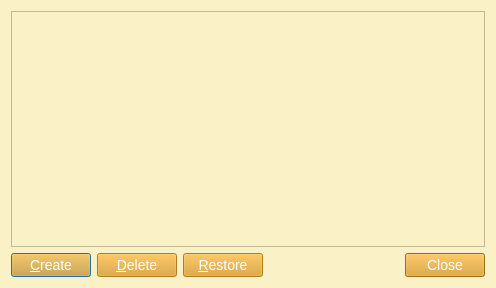
<?xml version="1.0" encoding="UTF-8"?>
<ui version="4.0">
 <class>SnapshotsDialog</class>
 <widget class="QDialog" name="SnapshotsDialog">
  <property name="windowModality">
   <enum>Qt::WindowModal</enum>
  </property>
  <property name="geometry">
   <rect>
    <x>0</x>
    <y>0</y>
    <width>496</width>
    <height>288</height>
   </rect>
  </property>
  <property name="windowTitle">
   <string>Snapshots</string>
  </property>
  <property name="styleSheet">
   <string notr="true">QWidget{
	background-color: #fbf1c7;
}
QMenuBar::item{
	background-color: #fbf1c7;
}
QDockWidget::title{
	background: #d5c4a1;
	padding-left: 5px;
}
QDockWidget, QMenuBar{
    color: #282828;
    font: bold 14px;
}
QTextEdit, QPlainTextEdit, QLineEdit, QSpinBox, QComboBox {
  background-color: #d5c4a1;
  color: #282828;
}
QTextEdit#uiConsoleTextEdit {
  background-color: #fbf1c7;
  color: #282828;
  font: 13px;
}
QTabWidget {
	font: 14px;
	border-top: 2px;
}
QTabBar::tab {
    background: #d5c4a1;
    color: #282828;
    min-width: 8ex;
    padding: 2px;
	border-top-right-radius: 6px;
	border-top-left-radius: 6px;
}
QTabBar::tab:selected {
    background: #458588;
	color: #FFFFFF;
}
QGroupBox {
    color: #076678;
    font: 14px;
    padding: 15px;
    border-style: none;
}
QMainWindow::separator {
	background: #d5c4a1;
	width: 1px;
	height: 1px;
}
QComboBox {
	selection-background-color: #458588;
	selection-color: #FFFFFF;
}

QToolBar{
	background: #d5c4a1;
	border: 0px;
}
QPushButton {
	background-color: #d79921;
    color: #FFFFFF;
	font: 14px;
}
QToolButton {
	background-color: #d79921;
    color: #FFFFFF;
	font: 14px;
}
QTreeWidget, QListWidget {
	background-color: #fbf1c7;
	color: #282828;
    alternate-background-color: #d5c4a1; 
	font: 14px;
}
QTreeWidget#uiTreeWidget {
	background-color: #d5c4a1;
	color: #282828;
	font: bold 16px;
}
QTreeWidget::item:selected, QTreeWidget::item:hover, QMenu::item:selected,QToolButton::hover,QPushButton::hover,QTabBar::tab:hover {
	background-color: #458588;
	color: #FFFFFF;
}
QMenu {
	background-color: #fbf1c7;
    color: #282828;
}
QLabel {
	color: #282828;
	font: 14px;
}
QLabel#uiTitleLabel {
	color: #282828;
	font: bold 16px;
}

QAbstractScrollArea::corner {
    background: #fbf1c7;
}
QScrollBar::handle:horizontal {
    background: #d5c4a1;
    min-width: 20px;
}
QScrollBar::handle:vertical {
    background: #d5c4a1;
    min-width: 20px;
}
QScrollBar:vertical {
    width: 6px;
}
QScrollBar:horizontal {
    height: 6px;
}
QScrollBar::up-arrow:vertical, QScrollBar::down-arrow:vertical, QScrollBar::down-arrow:horizontal, QScrollBar::up-arrow:horizontal { 
	border: 0px;
    height: 0px; 
    width: 0px; 
}
         
QScrollBar::add-page:horizontal, QScrollBar::sub-page:horizontal, QScrollBar::add-page:vertical, QScrollBar::sub-page:vertical {
  background: none
}
QStatusBar {
	background-color: #d5c4a1;
	color: #282828;
}

QRadioButton, QCheckBox {
  color: #282828;
}
QRadioButton::disabled, QCheckBox::disabled {
  color: gray;
}


</string>
  </property>
  <layout class="QGridLayout" name="gridLayout">
   <item row="0" column="0" colspan="4">
    <widget class="QListWidget" name="uiSnapshotsList"/>
   </item>
   <item row="1" column="0">
    <widget class="QPushButton" name="uiCreatePushButton">
     <property name="text">
      <string>&amp;Create</string>
     </property>
    </widget>
   </item>
   <item row="1" column="2">
    <widget class="QPushButton" name="uiRestorePushButton">
     <property name="enabled">
      <bool>false</bool>
     </property>
     <property name="text">
      <string>&amp;Restore</string>
     </property>
    </widget>
   </item>
   <item row="1" column="3">
    <widget class="QDialogButtonBox" name="uiButtonBox">
     <property name="orientation">
      <enum>Qt::Horizontal</enum>
     </property>
     <property name="standardButtons">
      <set>QDialogButtonBox::Close</set>
     </property>
    </widget>
   </item>
   <item row="1" column="1">
    <widget class="QPushButton" name="uiDeletePushButton">
     <property name="enabled">
      <bool>false</bool>
     </property>
     <property name="text">
      <string>&amp;Delete</string>
     </property>
    </widget>
   </item>
  </layout>
 </widget>
 <resources/>
 <connections>
  <connection>
   <sender>uiButtonBox</sender>
   <signal>accepted()</signal>
   <receiver>SnapshotsDialog</receiver>
   <slot>accept()</slot>
   <hints>
    <hint type="sourcelabel">
     <x>248</x>
     <y>254</y>
    </hint>
    <hint type="destinationlabel">
     <x>157</x>
     <y>274</y>
    </hint>
   </hints>
  </connection>
  <connection>
   <sender>uiButtonBox</sender>
   <signal>rejected()</signal>
   <receiver>SnapshotsDialog</receiver>
   <slot>reject()</slot>
   <hints>
    <hint type="sourcelabel">
     <x>316</x>
     <y>260</y>
    </hint>
    <hint type="destinationlabel">
     <x>286</x>
     <y>274</y>
    </hint>
   </hints>
  </connection>
 </connections>
</ui>
